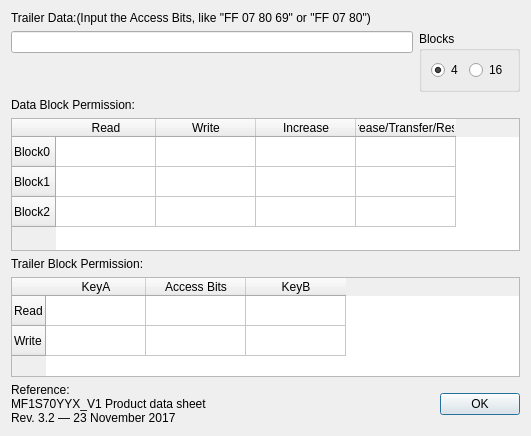
<?xml version="1.0" encoding="UTF-8"?>
<ui version="4.0">
 <class>MF_trailerDecoderDialog</class>
 <widget class="QDialog" name="MF_trailerDecoderDialog">
  <property name="geometry">
   <rect>
    <x>0</x>
    <y>0</y>
    <width>531</width>
    <height>436</height>
   </rect>
  </property>
  <property name="windowTitle">
   <string>Dialog</string>
  </property>
  <layout class="QVBoxLayout" name="verticalLayout_2">
   <item>
    <widget class="QLabel" name="label">
     <property name="text">
      <string>Trailer Data:(Input the Access Bits, like &quot;FF 07 80 69&quot; or &quot;FF 07 80&quot;)</string>
     </property>
    </widget>
   </item>
   <item>
    <layout class="QHBoxLayout" name="horizontalLayout_3">
     <item>
      <layout class="QVBoxLayout" name="verticalLayout">
       <item>
        <widget class="QLineEdit" name="accessBitsEdit"/>
       </item>
       <item>
        <widget class="QLabel" name="isAccessBitsValidLabel">
         <property name="text">
          <string/>
         </property>
        </widget>
       </item>
      </layout>
     </item>
     <item>
      <widget class="QGroupBox" name="sizeGroupBox">
       <property name="title">
        <string>Blocks</string>
       </property>
       <layout class="QHBoxLayout" name="horizontalLayout">
        <item>
         <widget class="QRadioButton" name="size4Button">
          <property name="text">
           <string>4</string>
          </property>
          <property name="checked">
           <bool>true</bool>
          </property>
         </widget>
        </item>
        <item>
         <widget class="QRadioButton" name="size16Button">
          <property name="text">
           <string>16</string>
          </property>
         </widget>
        </item>
       </layout>
      </widget>
     </item>
    </layout>
   </item>
   <item>
    <widget class="QLabel" name="label_3">
     <property name="text">
      <string>Data Block Permission:</string>
     </property>
    </widget>
   </item>
   <item>
    <widget class="QTableWidget" name="dataBlockWidget">
     <property name="sizePolicy">
      <sizepolicy hsizetype="Expanding" vsizetype="Expanding">
       <horstretch>0</horstretch>
       <verstretch>4</verstretch>
      </sizepolicy>
     </property>
     <property name="editTriggers">
      <set>QAbstractItemView::NoEditTriggers</set>
     </property>
     <row>
      <property name="text">
       <string>Block0</string>
      </property>
     </row>
     <row>
      <property name="text">
       <string>Block1</string>
      </property>
     </row>
     <row>
      <property name="text">
       <string>Block2</string>
      </property>
     </row>
     <column>
      <property name="text">
       <string>Read</string>
      </property>
     </column>
     <column>
      <property name="text">
       <string>Write</string>
      </property>
     </column>
     <column>
      <property name="text">
       <string>Increase</string>
      </property>
     </column>
     <column>
      <property name="text">
       <string>Decrease/Transfer/Restore</string>
      </property>
     </column>
    </widget>
   </item>
   <item>
    <widget class="QLabel" name="label_5">
     <property name="text">
      <string>Trailer Block Permission:</string>
     </property>
    </widget>
   </item>
   <item>
    <widget class="QTableWidget" name="trailerBlockWidget">
     <property name="sizePolicy">
      <sizepolicy hsizetype="Expanding" vsizetype="Expanding">
       <horstretch>0</horstretch>
       <verstretch>3</verstretch>
      </sizepolicy>
     </property>
     <property name="editTriggers">
      <set>QAbstractItemView::NoEditTriggers</set>
     </property>
     <row>
      <property name="text">
       <string>Read</string>
      </property>
     </row>
     <row>
      <property name="text">
       <string>Write</string>
      </property>
     </row>
     <column>
      <property name="text">
       <string>KeyA</string>
      </property>
     </column>
     <column>
      <property name="text">
       <string>Access Bits</string>
      </property>
     </column>
     <column>
      <property name="text">
       <string>KeyB</string>
      </property>
     </column>
    </widget>
   </item>
   <item>
    <layout class="QHBoxLayout" name="horizontalLayout_4">
     <item>
      <widget class="QLabel" name="label_2">
       <property name="text">
        <string>Reference:
MF1S70YYX_V1 Product data sheet
Rev. 3.2 — 23 November 2017</string>
       </property>
      </widget>
     </item>
     <item>
      <widget class="QDialogButtonBox" name="buttonBox">
       <property name="orientation">
        <enum>Qt::Horizontal</enum>
       </property>
       <property name="standardButtons">
        <set>QDialogButtonBox::Ok</set>
       </property>
      </widget>
     </item>
    </layout>
   </item>
  </layout>
 </widget>
 <resources/>
 <connections>
  <connection>
   <sender>buttonBox</sender>
   <signal>accepted()</signal>
   <receiver>MF_trailerDecoderDialog</receiver>
   <slot>accept()</slot>
   <hints>
    <hint type="sourcelabel">
     <x>248</x>
     <y>254</y>
    </hint>
    <hint type="destinationlabel">
     <x>157</x>
     <y>274</y>
    </hint>
   </hints>
  </connection>
  <connection>
   <sender>buttonBox</sender>
   <signal>rejected()</signal>
   <receiver>MF_trailerDecoderDialog</receiver>
   <slot>reject()</slot>
   <hints>
    <hint type="sourcelabel">
     <x>316</x>
     <y>260</y>
    </hint>
    <hint type="destinationlabel">
     <x>286</x>
     <y>274</y>
    </hint>
   </hints>
  </connection>
 </connections>
</ui>
